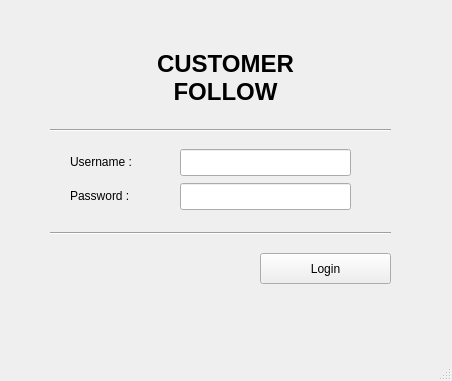
<?xml version="1.0" encoding="UTF-8"?>
<ui version="4.0">
 <class>MainWindow</class>
 <widget class="QMainWindow" name="MainWindow">
  <property name="enabled">
   <bool>true</bool>
  </property>
  <property name="geometry">
   <rect>
    <x>0</x>
    <y>0</y>
    <width>452</width>
    <height>381</height>
   </rect>
  </property>
  <property name="windowTitle">
   <string>MainWindow</string>
  </property>
  <widget class="QWidget" name="centralwidget">
   <widget class="QPushButton" name="pushButton">
    <property name="geometry">
     <rect>
      <x>260</x>
      <y>253</y>
      <width>131</width>
      <height>31</height>
     </rect>
    </property>
    <property name="text">
     <string>Login</string>
    </property>
   </widget>
   <widget class="QLabel" name="label_2">
    <property name="geometry">
     <rect>
      <x>110</x>
      <y>43</y>
      <width>231</width>
      <height>71</height>
     </rect>
    </property>
    <property name="contextMenuPolicy">
     <enum>Qt::CustomContextMenu</enum>
    </property>
    <property name="text">
     <string>&lt;!DOCTYPE HTML PUBLIC &quot;-//W3C//DTD HTML 4.0//EN&quot; &quot;http://www.w3.org/TR/REC-html40/strict.dtd&quot;&gt;
&lt;html&gt;&lt;head&gt;&lt;meta name=&quot;qrichtext&quot; content=&quot;1&quot; /&gt;&lt;style type=&quot;text/css&quot;&gt;
p, li { white-space: pre-wrap; }
&lt;/style&gt;&lt;/head&gt;&lt;body style=&quot; font-family:'Sans'; font-size:10pt; font-weight:400; font-style:normal;&quot;&gt;
&lt;p align=&quot;center&quot; style=&quot; margin-top:0px; margin-bottom:0px; margin-left:0px; margin-right:0px; -qt-block-indent:0; text-indent:0px;&quot;&gt;&lt;span style=&quot; font-size:18pt; font-weight:600;&quot;&gt;CUSTOMER&lt;/span&gt;&lt;/p&gt;
&lt;p align=&quot;center&quot; style=&quot; margin-top:0px; margin-bottom:0px; margin-left:0px; margin-right:0px; -qt-block-indent:0; text-indent:0px;&quot;&gt;&lt;span style=&quot; font-size:18pt; font-weight:600;&quot;&gt;FOLLOW&lt;/span&gt;&lt;/p&gt;&lt;/body&gt;&lt;/html&gt;</string>
    </property>
   </widget>
   <widget class="Line" name="line_4">
    <property name="geometry">
     <rect>
      <x>50</x>
      <y>223</y>
      <width>341</width>
      <height>20</height>
     </rect>
    </property>
    <property name="orientation">
     <enum>Qt::Horizontal</enum>
    </property>
   </widget>
   <widget class="QLabel" name="label_4">
    <property name="geometry">
     <rect>
      <x>70</x>
      <y>153</y>
      <width>91</width>
      <height>17</height>
     </rect>
    </property>
    <property name="text">
     <string>Username :</string>
    </property>
   </widget>
   <widget class="QLabel" name="label_5">
    <property name="geometry">
     <rect>
      <x>70</x>
      <y>187</y>
      <width>91</width>
      <height>17</height>
     </rect>
    </property>
    <property name="text">
     <string>Password :</string>
    </property>
   </widget>
   <widget class="QLineEdit" name="lineEdit">
    <property name="geometry">
     <rect>
      <x>180</x>
      <y>149</y>
      <width>171</width>
      <height>27</height>
     </rect>
    </property>
   </widget>
   <widget class="QLineEdit" name="lineEdit_2">
    <property name="geometry">
     <rect>
      <x>180</x>
      <y>183</y>
      <width>171</width>
      <height>27</height>
     </rect>
    </property>
    <property name="text">
     <string/>
    </property>
   </widget>
   <widget class="Line" name="line_5">
    <property name="geometry">
     <rect>
      <x>50</x>
      <y>120</y>
      <width>341</width>
      <height>20</height>
     </rect>
    </property>
    <property name="orientation">
     <enum>Qt::Horizontal</enum>
    </property>
   </widget>
  </widget>
  <widget class="QMenuBar" name="menubar">
   <property name="geometry">
    <rect>
     <x>0</x>
     <y>0</y>
     <width>452</width>
     <height>23</height>
    </rect>
   </property>
  </widget>
  <widget class="QStatusBar" name="statusbar"/>
  <action name="actionCustomers">
   <property name="text">
    <string>Customers</string>
   </property>
  </action>
 </widget>
 <resources/>
 <connections/>
</ui>
